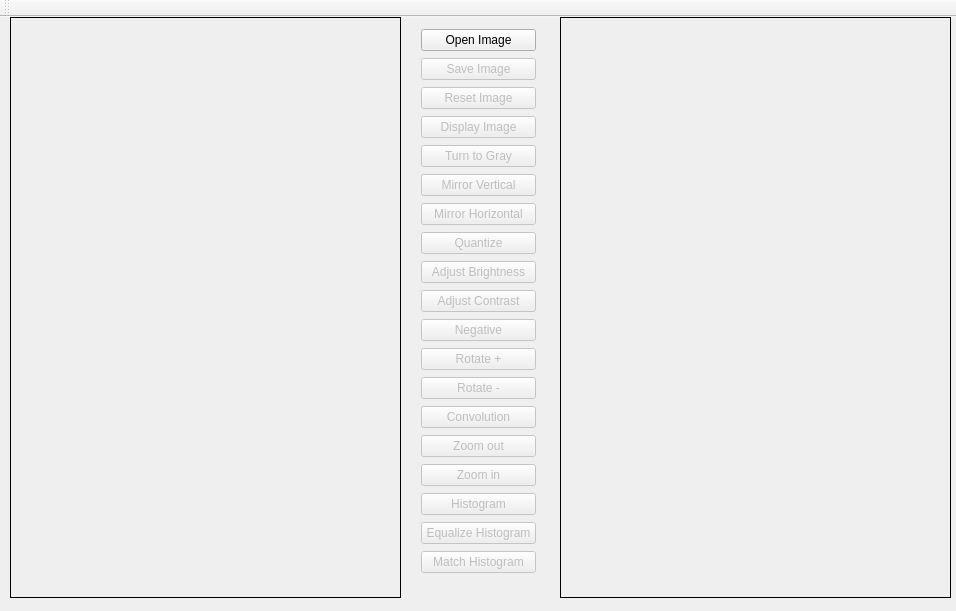
<?xml version="1.0" encoding="UTF-8"?>
<ui version="4.0">
 <class>MainWindow</class>
 <widget class="QMainWindow" name="MainWindow">
  <property name="geometry">
   <rect>
    <x>0</x>
    <y>0</y>
    <width>956</width>
    <height>611</height>
   </rect>
  </property>
  <property name="windowTitle">
   <string>MainWindow</string>
  </property>
  <widget class="QWidget" name="centralWidget">
   <widget class="QLabel" name="label">
    <property name="geometry">
     <rect>
      <x>10</x>
      <y>0</y>
      <width>391</width>
      <height>581</height>
     </rect>
    </property>
    <property name="frameShape">
     <enum>QFrame::Box</enum>
    </property>
    <property name="text">
     <string/>
    </property>
    <property name="scaledContents">
     <bool>true</bool>
    </property>
   </widget>
   <widget class="QLabel" name="label_2">
    <property name="geometry">
     <rect>
      <x>560</x>
      <y>0</y>
      <width>391</width>
      <height>581</height>
     </rect>
    </property>
    <property name="frameShape">
     <enum>QFrame::Box</enum>
    </property>
    <property name="text">
     <string/>
    </property>
    <property name="scaledContents">
     <bool>true</bool>
    </property>
   </widget>
   <widget class="QWidget" name="layoutWidget">
    <property name="geometry">
     <rect>
      <x>410</x>
      <y>0</y>
      <width>137</width>
      <height>585</height>
     </rect>
    </property>
    <layout class="QVBoxLayout" name="verticalLayout">
     <item>
      <widget class="QPushButton" name="openImgBtn">
       <property name="text">
        <string>Open Image</string>
       </property>
      </widget>
     </item>
     <item>
      <widget class="QPushButton" name="SaveImgBtn">
       <property name="enabled">
        <bool>false</bool>
       </property>
       <property name="text">
        <string>Save Image</string>
       </property>
      </widget>
     </item>
     <item>
      <widget class="QPushButton" name="resetImageBtn">
       <property name="enabled">
        <bool>false</bool>
       </property>
       <property name="text">
        <string>Reset Image</string>
       </property>
      </widget>
     </item>
     <item>
      <widget class="QPushButton" name="displayImageBtn">
       <property name="enabled">
        <bool>false</bool>
       </property>
       <property name="text">
        <string>Display Image</string>
       </property>
      </widget>
     </item>
     <item>
      <widget class="QPushButton" name="grayBtn">
       <property name="enabled">
        <bool>false</bool>
       </property>
       <property name="text">
        <string>Turn to Gray</string>
       </property>
      </widget>
     </item>
     <item>
      <widget class="QPushButton" name="mirVerBtn">
       <property name="enabled">
        <bool>false</bool>
       </property>
       <property name="text">
        <string>Mirror Vertical</string>
       </property>
      </widget>
     </item>
     <item>
      <widget class="QPushButton" name="mirHorBtn">
       <property name="enabled">
        <bool>false</bool>
       </property>
       <property name="text">
        <string>Mirror Horizontal</string>
       </property>
       <property name="autoRepeat">
        <bool>false</bool>
       </property>
      </widget>
     </item>
     <item>
      <widget class="QPushButton" name="quantBtn">
       <property name="enabled">
        <bool>false</bool>
       </property>
       <property name="text">
        <string>Quantize</string>
       </property>
      </widget>
     </item>
     <item>
      <widget class="QPushButton" name="adjustBrightnessBtn">
       <property name="enabled">
        <bool>false</bool>
       </property>
       <property name="text">
        <string>Adjust Brightness</string>
       </property>
      </widget>
     </item>
     <item>
      <widget class="QPushButton" name="adjustContrastBtn">
       <property name="enabled">
        <bool>false</bool>
       </property>
       <property name="text">
        <string>Adjust Contrast</string>
       </property>
      </widget>
     </item>
     <item>
      <widget class="QPushButton" name="negativeBtn">
       <property name="enabled">
        <bool>false</bool>
       </property>
       <property name="text">
        <string>Negative</string>
       </property>
      </widget>
     </item>
     <item>
      <widget class="QPushButton" name="rotatePlusBtn">
       <property name="enabled">
        <bool>false</bool>
       </property>
       <property name="text">
        <string>Rotate +</string>
       </property>
      </widget>
     </item>
     <item>
      <widget class="QPushButton" name="rotateMinusBtn">
       <property name="enabled">
        <bool>false</bool>
       </property>
       <property name="text">
        <string>Rotate -</string>
       </property>
      </widget>
     </item>
     <item>
      <widget class="QPushButton" name="convolutionBtn">
       <property name="enabled">
        <bool>false</bool>
       </property>
       <property name="text">
        <string>Convolution</string>
       </property>
      </widget>
     </item>
     <item>
      <widget class="QPushButton" name="zoomOutBtn">
       <property name="enabled">
        <bool>false</bool>
       </property>
       <property name="text">
        <string>Zoom out</string>
       </property>
      </widget>
     </item>
     <item>
      <widget class="QPushButton" name="zoomInBtn">
       <property name="enabled">
        <bool>false</bool>
       </property>
       <property name="text">
        <string>Zoom in</string>
       </property>
      </widget>
     </item>
     <item>
      <widget class="QPushButton" name="histogramBtn">
       <property name="enabled">
        <bool>false</bool>
       </property>
       <property name="text">
        <string>Histogram</string>
       </property>
      </widget>
     </item>
     <item>
      <widget class="QPushButton" name="equalizeHistogramBtn">
       <property name="enabled">
        <bool>false</bool>
       </property>
       <property name="text">
        <string>Equalize Histogram</string>
       </property>
      </widget>
     </item>
     <item>
      <widget class="QPushButton" name="matchHistogramBtn">
       <property name="enabled">
        <bool>false</bool>
       </property>
       <property name="text">
        <string>Match Histogram</string>
       </property>
      </widget>
     </item>
    </layout>
   </widget>
  </widget>
  <widget class="QToolBar" name="mainToolBar">
   <attribute name="toolBarArea">
    <enum>TopToolBarArea</enum>
   </attribute>
   <attribute name="toolBarBreak">
    <bool>false</bool>
   </attribute>
  </widget>
 </widget>
 <layoutdefault spacing="6" margin="11"/>
 <resources/>
 <connections/>
</ui>
